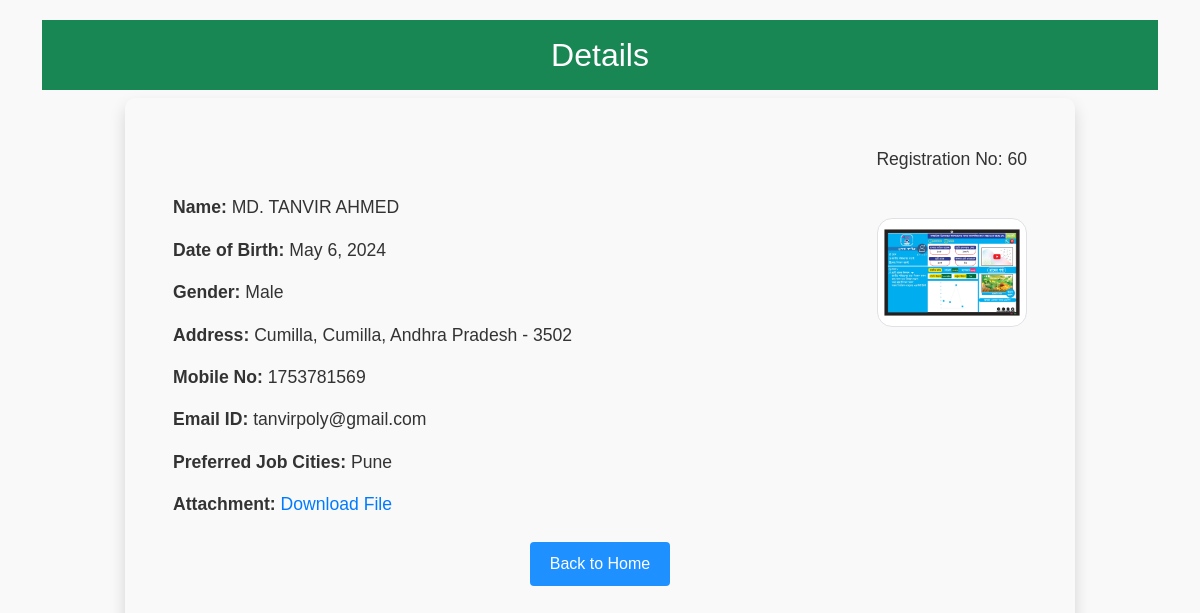
Screenshot of /60 with the database file from the repository.
### myapp/models.py (models this page shows)
class Resume(models.Model):
 name = models.CharField(max_length=100)
 dob = models.DateField(auto_now=False, auto_now_add=False)
 gender = models.CharField(max_length=100)
 city = models.CharField(max_length=100)
 pin = models.PositiveIntegerField()
 locality = models.CharField(max_length=100)
 state = models.CharField(choices=STATE_CHOICE, max_length=50)
 mobile = models.PositiveIntegerField()
 email = models.EmailField()
 job_city = models.CharField(max_length=50)
 profile_image = models.ImageField(upload_to='profileimg', blank=True)
 my_file = models.FileField(upload_to='doc', blank=True)

### myapp/views.py (the view, shortened to what this page needs)
# urls.py: path('<int:pk>', views.CandidateView.as_view(), name='candidate'),
class CandidateView(View):
 def get(self, request, pk):
  candidate = Resume.objects.get(pk=pk)
  return render(request, 'myapp/candidate.html', {'candidate':candidate})

### myapp/templatetags/myfilter.py (called while the page is built)
@register.filter(name='remove_special')
def remove_chars(value, arg):
 for character in arg:
  value = value.replace(character, "")
 return value

### myapp/templates/myapp/candidate.html (shortened to what this page needs)
<!DOCTYPE html>
{% load static %}
{% load static myfilter %}
<html lang="en">
<head>
  <link href="https://cdn.jsdelivr.net/npm/bootstrap@5.0.0-beta2/dist/css/bootstrap.min.css" rel="stylesheet">
   <link rel="stylesheet" href="{% static 'myapp/css/style.css' %}">
</head>
<body>
  <div class="container">
    <h1 class="btn-success text-center p-3">Details</h1>
    <div class="row">
      <div class="col-sm-10 shadow p-5 offset-sm-1">
        <p class="float-end">Registration No: {{candidate.id}}</p> <br> <br>
        <img src="{{candidate.profile_image.url}}" alt="Profile Image" class="img-fluid img-thumbnail float-end mt-4" width="150" height="150">
        <p><strong>Name:</strong> {{candidate.name}}</p>
        <p><strong>Date of Birth:</strong> {{candidate.dob}}</p>
        <p><strong>Gender:</strong> {{candidate.gender}}</p>
        <p><strong>Address:</strong> {{candidate.locality}}, {{candidate.city}}, {{candidate.state}} - {{candidate.pin}}</p>
        <p><strong>Mobile No:</strong> {{candidate.mobile}}</p>
        <p><strong>Email ID:</strong> {{candidate.email}}</p>
        <p><strong>Preferred Job Cities:</strong> {{candidate.job_city|remove_special:"[]'"}}</p>
        <p><strong>Attachment:</strong> <a href="{{candidate.my_file.url}}">Download File</a></p>
        <div class="text-center mt-4">
          <a href="/" class="btn btn-danger">Back to Home</a>
        </div>
      </div>
    </div>
  </div>
</body>
</html>

### myapp/static/myapp/css/style.css (style rules this page uses)
body { background-color: #f9f9f9; font-family: Arial, sans-serif; }
h1 { margin-top: 20px; font-size: 2rem; color: #dc3545; }
p { font-size: 1.1rem; color: #333; }
a { text-decoration: none; color: #007bff; }
.img-fluid { border-radius: 15px; }
.shadow { border-radius: 10px; }
.btn-danger { font-size: 1rem; padding: 10px 20px; }
.text-center { margin-top: 20px; }
.btn { background-color: DodgerBlue; border: none; color: white; font-size: 16px; cursor: pointer; }

### rows the page displays
Resume: id "60", profile_image (picture), name "MD. TANVIR AHMED", dob "May 6, 2024", gender "Male", locality "Cumilla", city "Cumilla", state "Andhra Pradesh", pin "3502", mobile "1753781569", email "tanvirpoly@gmail.com", job_city|remove_special "Pune"
